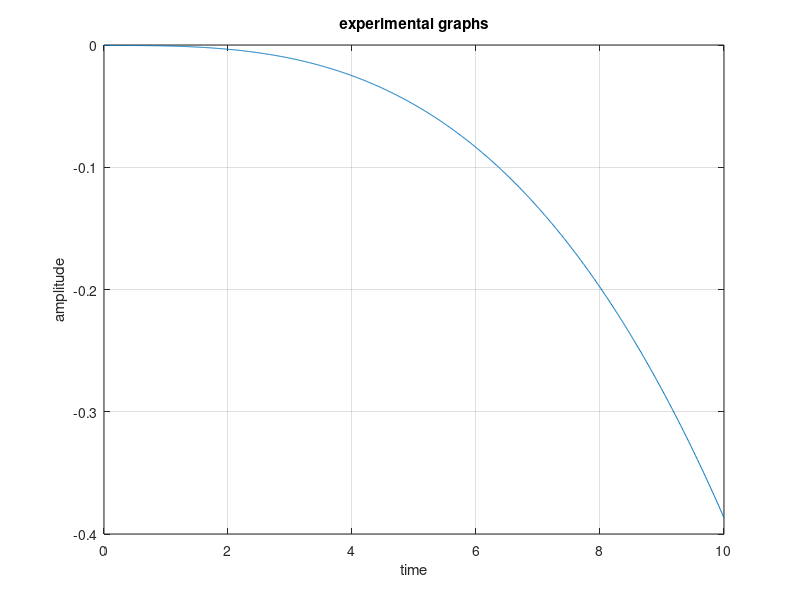

MATLAB code to generate this figure:
x=0:0.01:10;
y= (x.^3.*cos(2.*pi.*x).*sin(x))/(x.^5 +2).*(x.^3 +1);
plot(x,y);
grid on;
title('experimental graphs');
xlabel('time');
ylabel('amplitude');